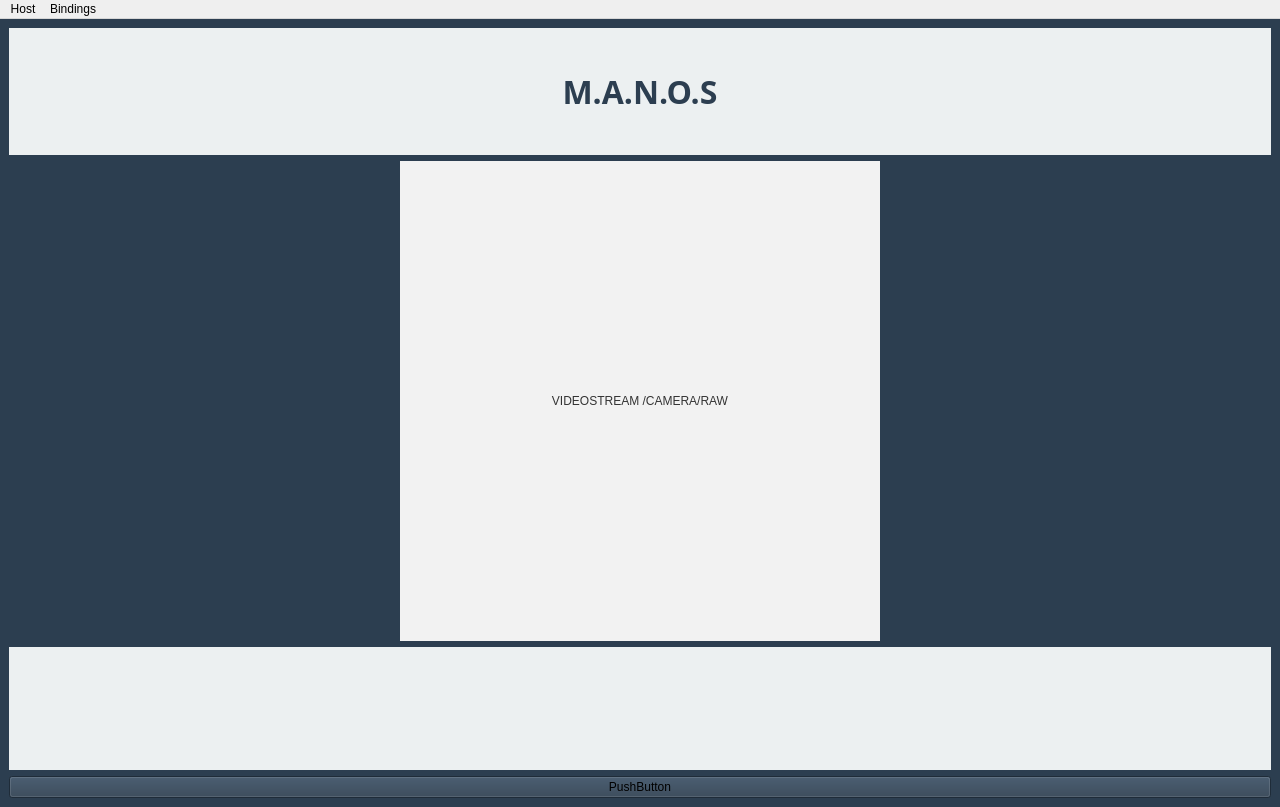
<?xml version="1.0" encoding="UTF-8"?>
<ui version="4.0">
 <class>CaseletWindow</class>
 <widget class="QMainWindow" name="CaseletWindow">
  <property name="geometry">
   <rect>
    <x>0</x>
    <y>0</y>
    <width>1280</width>
    <height>807</height>
   </rect>
  </property>
  <property name="windowTitle">
   <string>MainWindow</string>
  </property>
  <widget class="QWidget" name="centralwidget">
   <property name="styleSheet">
    <string notr="true">background-color: rgb(44, 62, 80);</string>
   </property>
   <layout class="QGridLayout" name="gridLayout">
    <item row="0" column="0">
     <layout class="QGridLayout" name="gridLayout_2">
      <item row="5" column="0" colspan="3">
       <widget class="QLabel" name="label">
        <property name="styleSheet">
         <string notr="true">   color: #2c3e50;
    font-family: 'Segoe UI', Arial, sans-serif;
    font-size: 14pt;
    font-weight: bold;
    padding: 8px;
    background-color: #ecf0f1;
    text-align: center;</string>
        </property>
        <property name="text">
         <string/>
        </property>
       </widget>
      </item>
      <item row="2" column="0" colspan="3">
       <widget class="QLabel" name="label_14">
        <property name="minimumSize">
         <size>
          <width>0</width>
          <height>120</height>
         </size>
        </property>
        <property name="font">
         <font>
          <family>Segoe UI,Arial,sans-serif</family>
          <pointsize>24</pointsize>
          <weight>75</weight>
          <bold>true</bold>
         </font>
        </property>
        <property name="styleSheet">
         <string notr="true">   color: #2c3e50;
    font-family: 'Segoe UI', Arial, sans-serif;
    font-weight: bold;
    padding:32px;
    background-color: #ecf0f1;
    text-align: center;</string>
        </property>
        <property name="text">
         <string>M.A.N.O.S</string>
        </property>
        <property name="alignment">
         <set>Qt::AlignHCenter|Qt::AlignTop</set>
        </property>
       </widget>
      </item>
      <item row="4" column="1">
       <widget class="QLabel" name="camera_lb">
        <property name="minimumSize">
         <size>
          <width>480</width>
          <height>480</height>
         </size>
        </property>
        <property name="styleSheet">
         <string notr="true">background-color: #f2f2f2;
    color: #333;
    font-family: 'Segoe UI', Arial, sans-serif;</string>
        </property>
        <property name="text">
         <string>VIDEOSTREAM /CAMERA/RAW</string>
        </property>
        <property name="alignment">
         <set>Qt::AlignCenter</set>
        </property>
        <property name="wordWrap">
         <bool>true</bool>
        </property>
       </widget>
      </item>
      <item row="4" column="2">
       <layout class="QGridLayout" name="RightHand_GridLayout"/>
      </item>
      <item row="4" column="0">
       <layout class="QGridLayout" name="LeftHand_GridLayout"/>
      </item>
     </layout>
    </item>
    <item row="1" column="0">
     <widget class="QPushButton" name="test">
      <property name="text">
       <string>PushButton</string>
      </property>
     </widget>
    </item>
   </layout>
  </widget>
  <widget class="QMenuBar" name="menubar">
   <property name="geometry">
    <rect>
     <x>0</x>
     <y>0</y>
     <width>1280</width>
     <height>22</height>
    </rect>
   </property>
   <widget class="QMenu" name="menuHost">
    <property name="title">
     <string>Host</string>
    </property>
    <addaction name="actionTurtleSim"/>
    <addaction name="actionPiCarChu"/>
   </widget>
   <widget class="QMenu" name="menuBindings">
    <property name="title">
     <string>Bindings</string>
    </property>
    <widget class="QMenu" name="menuLeft_Hand">
     <property name="title">
      <string>Left Hand</string>
     </property>
     <widget class="QMenu" name="menuLThumb">
      <property name="title">
       <string>Thumb</string>
      </property>
      <addaction name="actionPlaceholder"/>
     </widget>
     <widget class="QMenu" name="menuLPointer">
      <property name="title">
       <string>Pointer</string>
      </property>
      <addaction name="actionPlaceholder_2"/>
     </widget>
     <widget class="QMenu" name="menuLMIddle">
      <property name="title">
       <string>MIddle</string>
      </property>
      <addaction name="actionLPlaceHolder"/>
     </widget>
     <widget class="QMenu" name="menuLRing">
      <property name="title">
       <string>Ring</string>
      </property>
      <addaction name="actionPlaceHolder_2"/>
     </widget>
     <widget class="QMenu" name="menuLPinky">
      <property name="title">
       <string>Pinky</string>
      </property>
      <addaction name="actionPlaceholder_3"/>
     </widget>
     <addaction name="menuLThumb"/>
     <addaction name="menuLPointer"/>
     <addaction name="menuLMIddle"/>
     <addaction name="menuLRing"/>
     <addaction name="menuLPinky"/>
    </widget>
    <widget class="QMenu" name="menuRight_Hand">
     <property name="title">
      <string>Right Hand</string>
     </property>
     <widget class="QMenu" name="menuThumb">
      <property name="title">
       <string>Thumb</string>
      </property>
      <addaction name="actionPlaceholder_4"/>
     </widget>
     <widget class="QMenu" name="menuPointer">
      <property name="title">
       <string>Pointer</string>
      </property>
      <addaction name="actionPlaceholder_5"/>
     </widget>
     <widget class="QMenu" name="menuMiddle">
      <property name="title">
       <string>Middle</string>
      </property>
      <addaction name="actionPlaceholder_6"/>
     </widget>
     <widget class="QMenu" name="menuRing">
      <property name="title">
       <string>Ring</string>
      </property>
      <addaction name="actionPlaceholder_7"/>
     </widget>
     <widget class="QMenu" name="menuPinky">
      <property name="title">
       <string>Pinky</string>
      </property>
      <addaction name="actionPlaceholder_8"/>
     </widget>
     <addaction name="menuThumb"/>
     <addaction name="menuPointer"/>
     <addaction name="menuMiddle"/>
     <addaction name="menuRing"/>
     <addaction name="menuPinky"/>
    </widget>
    <addaction name="menuLeft_Hand"/>
    <addaction name="menuRight_Hand"/>
   </widget>
   <addaction name="menuHost"/>
   <addaction name="menuBindings"/>
  </widget>
  <action name="actionTurtleSim">
   <property name="checkable">
    <bool>true</bool>
   </property>
   <property name="text">
    <string>TurtleSim</string>
   </property>
  </action>
  <action name="actionPiCarChu">
   <property name="text">
    <string>PiCarChu</string>
   </property>
  </action>
  <action name="actionPlaceholder">
   <property name="text">
    <string>Placeholder</string>
   </property>
  </action>
  <action name="actionPlaceholder_2">
   <property name="text">
    <string>Placeholder</string>
   </property>
  </action>
  <action name="actionLPlaceHolder">
   <property name="text">
    <string>PlaceHolder</string>
   </property>
  </action>
  <action name="actionPlaceHolder_2">
   <property name="text">
    <string>PlaceHolder</string>
   </property>
  </action>
  <action name="actionPlaceholder_3">
   <property name="text">
    <string>Placeholder</string>
   </property>
  </action>
  <action name="actionFingersUp">
   <property name="text">
    <string>FingersUp</string>
   </property>
  </action>
  <action name="actionPlaceholder_4">
   <property name="text">
    <string>Placeholder</string>
   </property>
  </action>
  <action name="actionPlaceholder_5">
   <property name="text">
    <string>Placeholder</string>
   </property>
  </action>
  <action name="actionPlaceholder_6">
   <property name="text">
    <string>Placeholder</string>
   </property>
  </action>
  <action name="actionPlaceholder_7">
   <property name="text">
    <string>Placeholder</string>
   </property>
  </action>
  <action name="actionPlaceholder_8">
   <property name="text">
    <string>Placeholder</string>
   </property>
  </action>
 </widget>
 <resources/>
 <connections/>
</ui>
